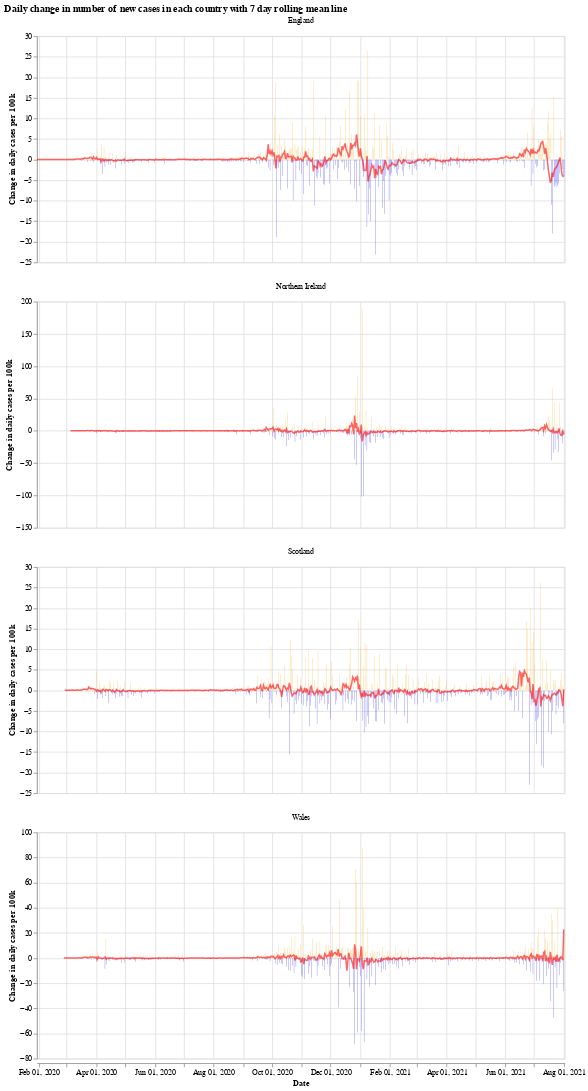

Here is the notebook cell this chart was saved with:
### Markdown cell above
We will use the Python library `Altair` for visualising the data, see the [altair docs](https://altair-viz.github.io/) for more information.

First we have a graph which shows the daily change in the number of new cases for each country. This number jumps up and down all over the place, which is likely due to delay in reporting of new cases over the weekend. Another interesting thing is that it looks like the daily cases in Wales experienced a much shorter period of calm over the summer (calm in the sense of daily cases not jumping up and down).

The orange bars are days when the number of new cases (per 100k population) was more than the previous day, while the blue are days when the number of new cases dropped. The red line is the 7 day moving average. 

When the moving average line is below 0, it means that there is a consistent drop in new cases. We can see this clearly happening around the times that lockdowns were introduced (though, to varying degrees). I will update the graphs soon with a marker of when each lockdown started.

### Code cell
# collapse
import altair as alt

bars = alt.Chart(uk_cases).mark_bar().encode(
    x=alt.X("yearmonthdate(date):T", axis=alt.Axis(title='Date')),
    y=alt.Y("casesChangeRate:Q", axis=alt.Axis(title='Change in daily cases per 100k')),
    tooltip='casesChange',
    color=alt.condition(
        alt.datum.casesChangeRate > 0,
        alt.value("orange"),  # The positive color
        alt.value("blue")  # The negative color
    )
).properties(title='Daily change in number of new cases with 7 day rolling mean',width=700).interactive()

line = alt.Chart(uk_cases).mark_line(
    color='red',
    size=2,
    opacity=0.6
).transform_window(
    rolling_mean='mean(casesChangeRate)',
    frame=[0, 7],
    groupby=['areaName']
).encode(
    x='yearmonthdate(date):T',
    y='rolling_mean:Q'
)

alt.layer(bars, line, data=uk_cases).facet(alt.Column(
    'areaName', title=''), columns=1).resolve_scale(y='independent').properties(title='Daily change in number of new cases in each country with 7 day rolling mean line')

### Figure 1 — Vega-Lite specification as saved in the notebook (floating-point values rounded to 4 significant figures; data arrays with more than 128 entries replaced by an {"elided": "..."} marker saying what was removed)
{"config": {"view": {"continuousWidth": 400, "continuousHeight": 300}}, "data": {"name": "data-04b92485cb95752a7b35fde4e3bc4acb"}, "facet": {"type": "nominal", "field": "areaName", "title": ""}, "spec": {"layer": [{"mark": "bar", "encoding": {"color": {"condition": {"value": "orange", "test": "(datum.casesChangeRate > 0)"}, "value": "blue"}, "tooltip": {"type": "quantitative", "field": "casesChange"}, "x": {"type": "temporal", "axis": {"title": "Date"}, "field": "date", "timeUnit": "yearmonthdate"}, "y": {"type": "quantitative", "axis": {"title": "Change in daily cases per 100k"}, "field": "casesChangeRate"}}, "selection": {"selector001": {"type": "interval", "bind": "scales", "encodings": ["x", "y"]}}, "title": "Daily change in number of new cases with 7 day rolling mean", "width": 700}, {"mark": {"type": "line", "color": "red", "opacity": 0.6, "size": 2}, "encoding": {"x": {"type": "temporal", "field": "date", "timeUnit": "yearmonthdate"}, "y": {"type": "quantitative", "field": "rolling_mean"}}, "transform": [{"window": [{"op": "mean", "field": "casesChangeRate", "as": "rolling_mean"}], "frame": [0, 7], "groupby": ["areaName"]}]}]}, "columns": 1, "resolve": {"scale": {"y": "independent"}}, "title": "Daily change in number of new cases in each country with 7 day rolling mean line", "$schema": "https://vega.github.io/schema/vega-lite/v4.8.1.json", "datasets": {"data-04b92485cb95752a7b35fde4e3bc4acb": {"elided": "2108 records"}}}
